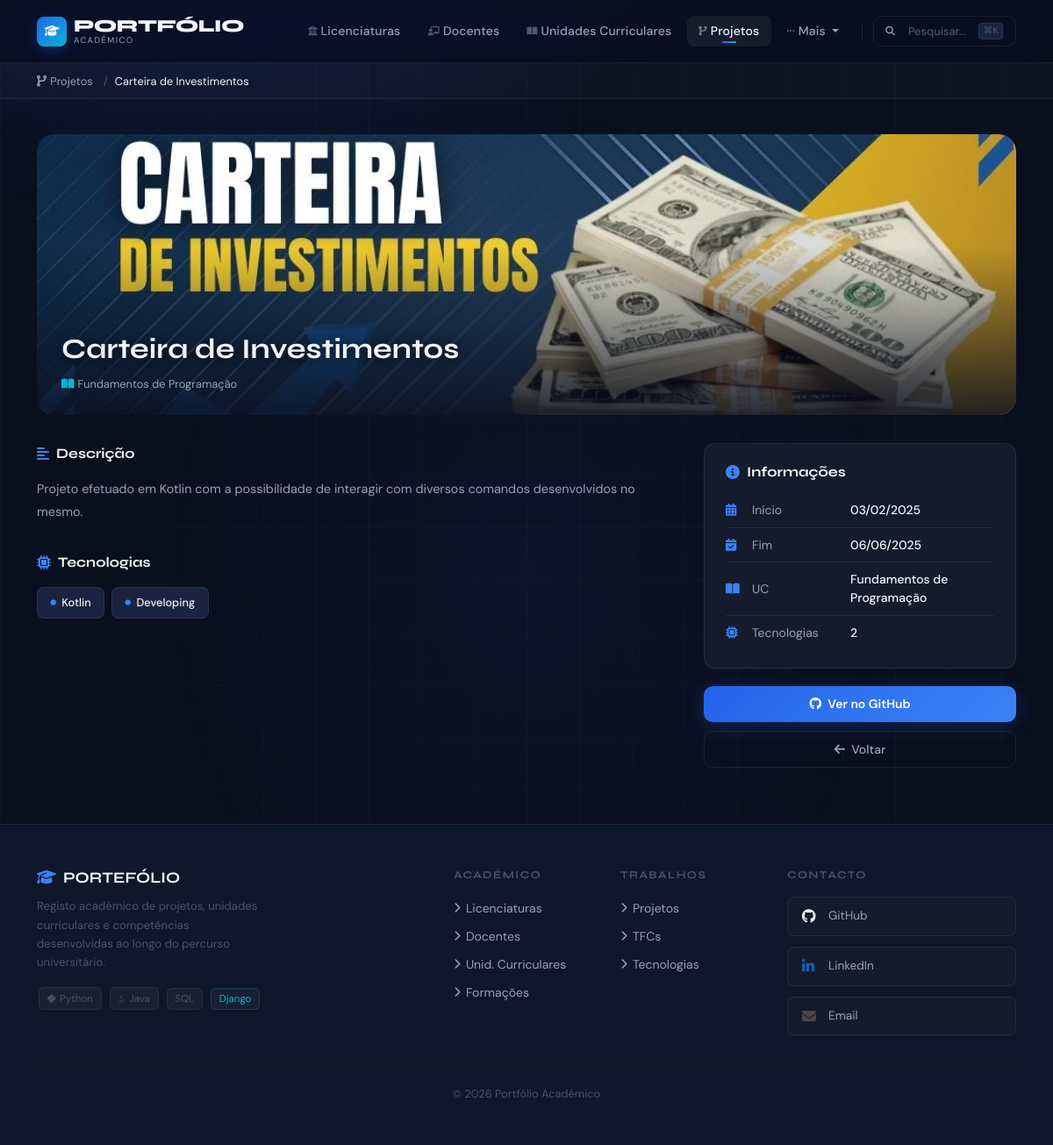
The app's page /portfolio/projetos/1/ with its own data.
### portfolio/models.py (models this page shows, shortened)
class Projeto(models.Model):
    nome = models.CharField(max_length=200)
    data_inicio = models.DateField(null=True, blank=True)
    data_fim = models.DateField(null=True, blank=True)
    link_github = models.URLField(blank=True)
    descricao = models.TextField(blank=True)
    foto = models.ImageField(upload_to="projetos/", blank=True, null=True)
    video = models.URLField(blank=True, null=True)
    uc = models.ForeignKey(
        UnidadeCurricular, on_delete=models.CASCADE, related_name="projetos"
    )
    tecnologias = models.ManyToManyField(
        Tecnologia, blank=True, related_name="projetos"
    )
    class Meta:
        verbose_name_plural = "Projetos"

class UnidadeCurricular(models.Model):
    nome = models.CharField(max_length=200)
    apresentacao = models.TextField(blank=True)
    semestre = models.IntegerField()
    ano_curricular = models.IntegerField()
    ects = models.IntegerField(null=True, blank=True)
    cod_curso = models.IntegerField(null=True, blank=True)
    cod_uc = models.IntegerField(null=True, blank=True)
    licenciatura = models.ForeignKey(
        Licenciatura, on_delete=models.CASCADE, related_name="ucs"
    )
    docentes = models.ManyToManyField(
        Docente, blank=True, related_name="ucs"
    )
    objetivos = models.TextField(blank=True)
    programa = models.TextField(blank=True)
    metodologia = models.TextField(blank=True)
    bibliografia = models.TextField(blank=True)
    natureza = models.CharField(max_length=50, blank=True)
    class Meta:
        verbose_name_plural = "Unidades Curriculares"
        ordering = ["ano_curricular", "semestre", "nome"]

class Tecnologia(models.Model):
    nome = models.CharField(max_length=100)
    tipo = models.CharField(max_length=100, blank=True)
    categoria = models.CharField(max_length=100, blank=True)
    logo = models.ImageField(upload_to="tecnologias/", blank=True, null=True)
    url = models.URLField(blank=True)
    preferencia = models.IntegerField(null=True, blank=True)
    class Meta:
        verbose_name_plural = "Tecnologias"

### portfolio/views.py (the view)
# urls.py: path('projetos/<int:proj_id>/', views.projetos_detail_view, name='projetos_detail'),
def projetos_detail_view(request, proj_id):
    return render(request, 'portfolio/projetos_detail.html', {'projeto': get_object_or_404(Projeto, id=proj_id)})

### portfolio/templates/portfolio/projetos_detail.html (shortened to what this page needs)
{% extends "portfolio/base.html" %}
{% block nav_projetos %}active{% endblock %}
{% block breadcrumbs %}
<div class="breadcrumb-bar">
    <div class="container">
        <nav class="breadcrumb">
            <span class="breadcrumb-item"><a href="{% url 'projetos' %}"><i class="fas fa-code-branch me-1"></i>Projetos</a></span>
            <span class="breadcrumb-item active">{{ projeto.nome }}</span>
        </nav>
    </div>
</div>
{% endblock %}
{% block content %}
<div class="detail-hero">
    {% if projeto.foto %}
        <img src="{{ projeto.foto.url }}" alt="{{ projeto.nome }}">
    {% else %}
        <div class="detail-hero-placeholder">
            <i class="fas fa-code-branch" style="font-size:4rem;color:var(--pri-l);opacity:.25;"></i>
        </div>
    {% endif %}
    <div class="detail-hero-overlay"></div>
    <div class="detail-hero-title">
        <h2>{{ projeto.nome }}</h2>
        {% if projeto.uc %}
        <span style="font-size:.8rem;color:var(--ts);"><i class="fas fa-book-open me-1" style="color:var(--acc);"></i>{{ projeto.uc.nome }}</span>
        {% endif %}
    </div>
</div>
<div class="row g-4">
    <div class="col-lg-8">
        {% if projeto.descricao %}
        <div style="margin-bottom:2rem;">
            <div class="section-title"><i class="fas fa-align-left"></i>Descrição</div>
            <p style="color:var(--ts);line-height:1.8;font-size:.9rem;">{{ projeto.descricao }}</p>
        </div>
        {% endif %}
        {% if projeto.tecnologias.all %}
        <div style="margin-bottom:2rem;">
            <div class="section-title"><i class="fas fa-microchip"></i>Tecnologias</div>
            <div style="display:flex;flex-wrap:wrap;gap:.5rem;">
                {% for t in projeto.tecnologias.all %}
                <span class="tec-chip">
                    {% if t.logo %}<img src="{{ t.logo.url }}" alt="{{ t.nome }}" style="width:16px;height:16px;object-fit:contain;">{% else %}<i class="fas fa-circle" style="font-size:.4rem;color:var(--pri-l);"></i>{% endif %}
                    {{ t.nome }}
                </span>
                {% endfor %}
            </div>
        </div>
        {% endif %}
    </div>
    <div class="col-lg-4">
        <div class="info-card" style="margin-bottom:1.25rem;">
            <div class="section-title" style="margin-bottom:.75rem;"><i class="fas fa-info-circle"></i>Informações</div>
            {% if projeto.data_inicio %}
            <div class="info-row"><i class="fas fa-calendar-alt"></i><span class="info-label">Início</span><span class="info-value">{{ projeto.data_inicio|date:"d/m/Y" }}</span></div>
            {% endif %}
            {% if projeto.data_fim %}
            <div class="info-row"><i class="fas fa-calendar-check"></i><span class="info-label">Fim</span><span class="info-value">{{ projeto.data_fim|date:"d/m/Y" }}</span></div>
            {% endif %}
            {% if projeto.uc %}
            <div class="info-row"><i class="fas fa-book-open"></i><span class="info-label">UC</span><span class="info-value">{{ projeto.uc.nome }}</span></div>
            {% endif %}
            <div class="info-row"><i class="fas fa-microchip"></i><span class="info-label">Tecnologias</span><span class="info-value">{{ projeto.tecnologias.count }}</span></div>
        </div>
        <div style="display:flex;flex-direction:column;gap:.6rem;">
            {% if projeto.link_github %}
            <a href="{{ projeto.link_github }}" target="_blank" rel="noopener" class="btn-primary-custom" style="justify-content:center;">
                <i class="fab fa-github"></i>Ver no GitHub
            </a>
            {% endif %}
            <a href="{% url 'projetos' %}" class="btn-ghost" style="justify-content:center;">
                <i class="fas fa-arrow-left"></i>Voltar
            </a>
        </div>
    </div>
</div>
{% endblock %}

### portfolio/templates/portfolio/base.html (style rules this page uses)
:root { --pri: #2563eb; --pri-l: #3b82f6; --pri-g: rgba(37,99,235,.25); --acc: #06b6d4; --acc2: #8b5cf6; --dk: #0a0f1e; --dk2: #0f172a; --dk3: #1e293b; --sf: #141b2d; --sf2: #1a2440; --bd: rgba(255,255,255,.07); --tp: #f1f5f9; --ts: #94a3b8; --tm: #475569; --fd: 'Syne',sans-serif; --fb: 'DM Sans',sans-serif; --r: 12px; --rl: 20px; --glow: 0 0 40px rgba(37,99,235,.15); --tr: all .3s cubic-bezier(.4,0,.2,1); }
*,*::before,*::after { box-sizing:border-box; margin:0; padding:0; }
html { scroll-behavior:smooth; }
body { font-family:var(--fb); background:var(--dk); color:var(--tp); display:flex; flex-direction:column; min-height:100vh; overflow-x:hidden; }
body::before { content:''; position:fixed; inset:0; pointer-events:none; z-index:0; background: radial-gradient(ellipse 80% 50% at 20% -10%,rgba(37,99,235,.18) 0%,transparent 60%), radial-gradient(ellipse 60% 40% at 80% 110%,rgba(6,182,212,.12) 0%,transparent 55%), radial-gradient(ellipse 50% 60% at 50% 50%,rgba(139,92,246,.05) 0%,transparent 70%); }
body::after { content:''; position:fixed; inset:0; pointer-events:none; z-index:0; background-image:linear-gradient(rgba(255,255,255,.02) 1px,transparent 1px),linear-gradient(90deg,rgba(255,255,255,.02) 1px,transparent 1px); background-size:60px 60px; }
nav,main,footer { position:relative; z-index:1; }
.breadcrumb-bar { background:rgba(255,255,255,.02); border-bottom:1px solid var(--bd); padding:.65rem 0; }
.breadcrumb { margin:0; font-size:.8rem; display:flex; align-items:center; gap:.25rem; }
.breadcrumb-item { color:var(--tm); }
.breadcrumb-item a { color:var(--ts); text-decoration:none; transition:color .2s; }
.breadcrumb-item.active { color:var(--tp); }
.breadcrumb-item+.breadcrumb-item::before { content:'/'; color:var(--tm); }
.btn-primary-custom { background:linear-gradient(135deg,var(--pri),var(--pri-l)); color:#fff; border:none; border-radius:10px; padding:.65rem 1.4rem; font-weight:600; font-size:.875rem; transition:var(--tr); cursor:pointer; display:inline-flex; align-items:center; gap:.45rem; text-decoration:none; box-shadow:0 4px 20px var(--pri-g); }
.btn-ghost { background:transparent; color:var(--ts); border:1px solid var(--bd); border-radius:10px; padding:.6rem 1.2rem; font-weight:500; font-size:.875rem; transition:var(--tr); cursor:pointer; display:inline-flex; align-items:center; gap:.45rem; text-decoration:none; }
h2 { font-family:var(--fd); font-weight:700; }
a { color:var(--pri-l); }

### portfolio/templates/portfolio/projetos_detail.html (style rules this page uses)
.detail-hero { position:relative; width:100%; height:320px; border-radius:var(--rl); overflow:hidden; margin-bottom:2rem; background:var(--sf2); }
.detail-hero img { width:100%; height:100%; object-fit:cover; }
.detail-hero-overlay { position:absolute; inset:0; background:linear-gradient(to top, rgba(10,15,30,.85) 0%, transparent 60%); }
.detail-hero-title { position:absolute; bottom:1.5rem; left:1.75rem; right:1.75rem; }
.detail-hero-title h2 { font-size:clamp(1.4rem,3vw,2rem); text-shadow:0 2px 12px rgba(0,0,0,.6); }
.info-card { background:var(--sf); border:1px solid var(--bd); border-radius:var(--r); padding:1.25rem 1.5rem; }
.info-row { display:flex; align-items:center; gap:.75rem; padding:.55rem 0; border-bottom:1px solid var(--bd); font-size:.875rem; }
.info-row:last-child { border-bottom:none; }
.info-row i { width:18px; color:var(--pri-l); flex-shrink:0; }
.info-label { color:var(--ts); min-width:100px; }
.info-value { color:var(--tp); font-weight:500; }
.tec-chip { display:inline-flex; align-items:center; gap:.4rem; background:var(--sf2); border:1px solid var(--bd); border-radius:8px; padding:.45rem .9rem; font-size:.8rem; color:var(--tp); font-weight:500; transition:var(--tr); }
.section-title { font-family:var(--fd); font-weight:700; font-size:1rem; color:var(--tp); margin-bottom:1rem; display:flex; align-items:center; gap:.5rem; }
.section-title i { color:var(--pri-l); }

### records on screen
Projeto: nome "Carteira de Investimentos", foto (picture), uc.nome "Fundamentos de Programação", descricao "Projeto efetuado em Kotlin com a possibilidade de interagir com diversos comandos desenvolvidos no mesmo.", data_inicio "03/02/2025", data_fim "06/06/2025", tecnologias.count "2"
Tecnologia: nome "Kotlin"
Tecnologia: nome "Developing"
